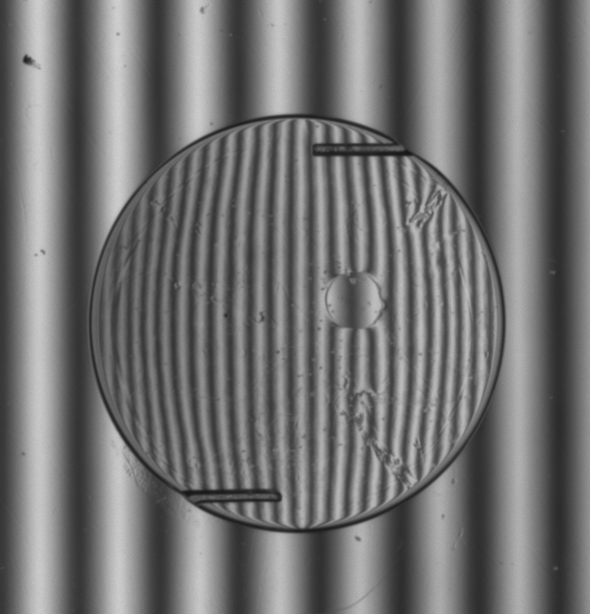
%> input picture TP04/F01.jpg, 590 x 614 px
$ octave Ejer02b.m   (GNU Octave 9; MATLAB toolbox functions it lacks are replaced by stand-ins)
%> lines starting %> are read from the running program, lines starting %| are printed output that depends on the picture
% Ejer02b: uso de fft2() en im醙enes
clear all
close all

Resp=input('Nombre imagen: ','s');
%> the answer given: F01.jpg
if isempty(Resp)
    return
end
I=imread(Resp);
%> I is the input picture: size 614x590 uint8; min 22, max 209, mean 113.3
figure, imshow(I), title(Resp)
%%
I=double(I);
%> I: size 614x590 double
If=fftshift(fft2(I));       % transformada de I
figure,imshow(mat2gray(abs(If))),title('fft')
figure,imshow(mat2gray(angle(If))),title('Fase de fft')
%> after `imshow(mat2gray(angle(If)))`:
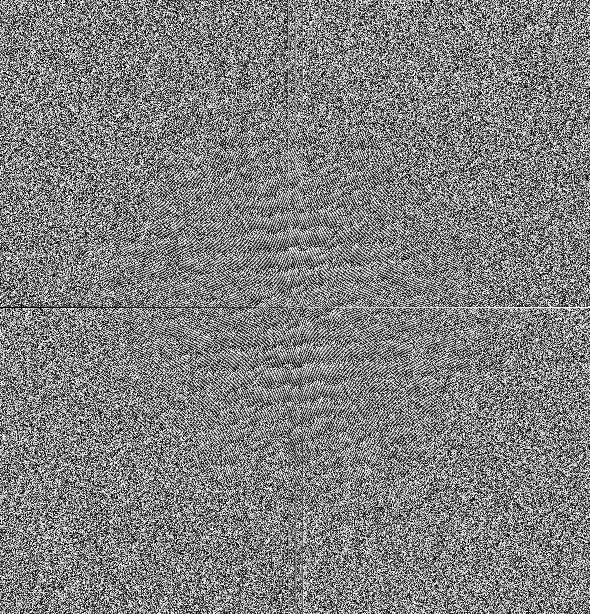
%> displayed picture: size 614x590, on the screen's scale of 0 to 255; min 0, max 255, mean 127.5

If2=fftshift(fft2(I-mean2(I))); % fft sin valor medio
figure,imshow(mat2gray(abs(If2))),title('fft sin valor medio')

MIf=abs(If);
MIf=log(MIf+1);
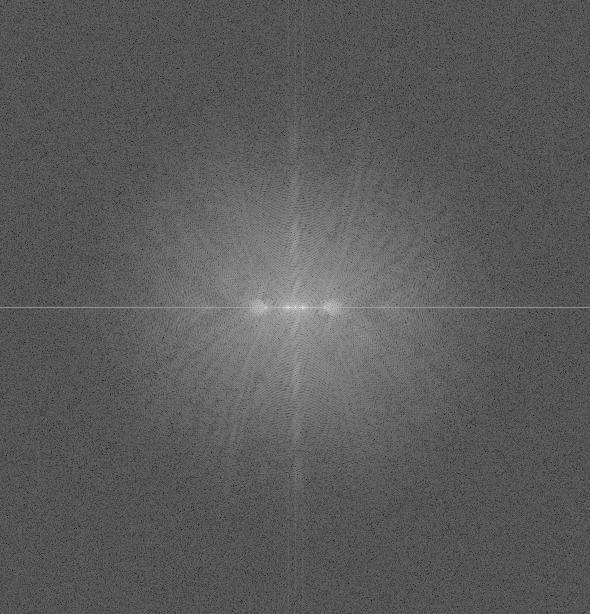
%> MIf: size 614x590 double; min 0.911, max 17.53, mean 6.87; drawn with min black and max white
figure,imshow(mat2gray(MIf)),title('log de fft')
% Supondremos que las im醙enes tienen un s髄o per韔do.

$ run again, on TP04/cam01.tif
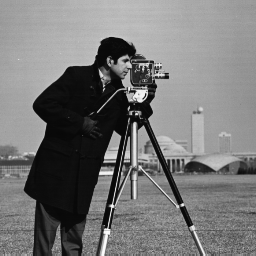
%> input picture TP04/cam01.tif, 256 x 256 px
%> I is the input picture: size 256x256 uint8; min 7, max 253, mean 118.7
%> I: size 256x256 double
%> `imshow(mat2gray(abs(If2)))`:
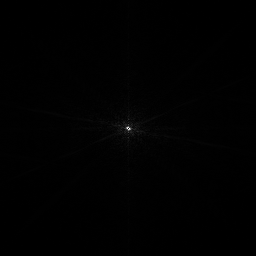
%> displayed picture: size 256x256, on the screen's scale of 0 to 255; min 0, max 255, mean 0.9
%> `MIf=log(MIf+1);`:
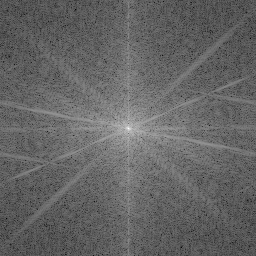
%> MIf: size 256x256 double; min 2.56, max 15.87, mean 7.84; drawn with min black and max white
